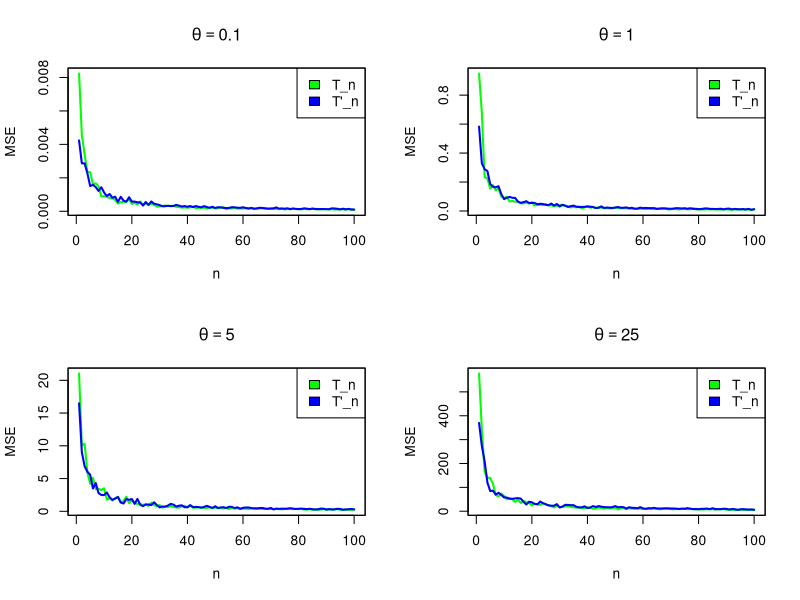
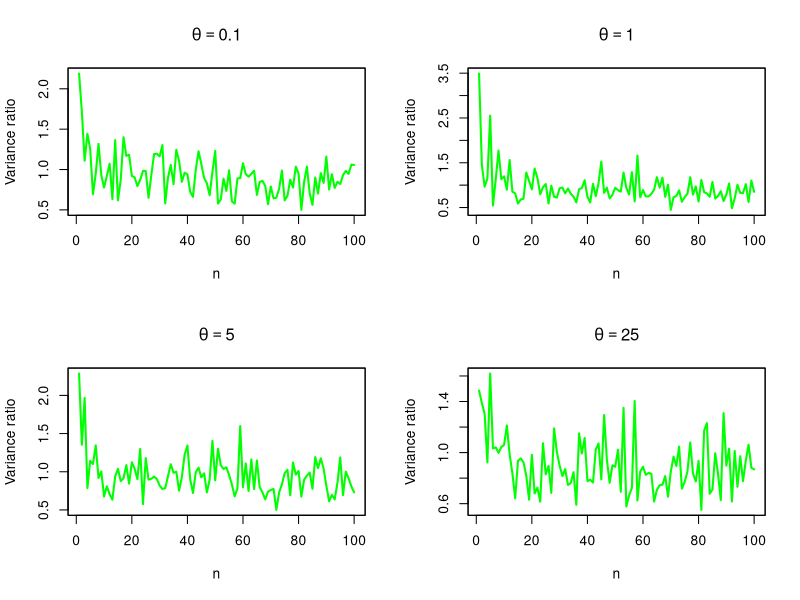
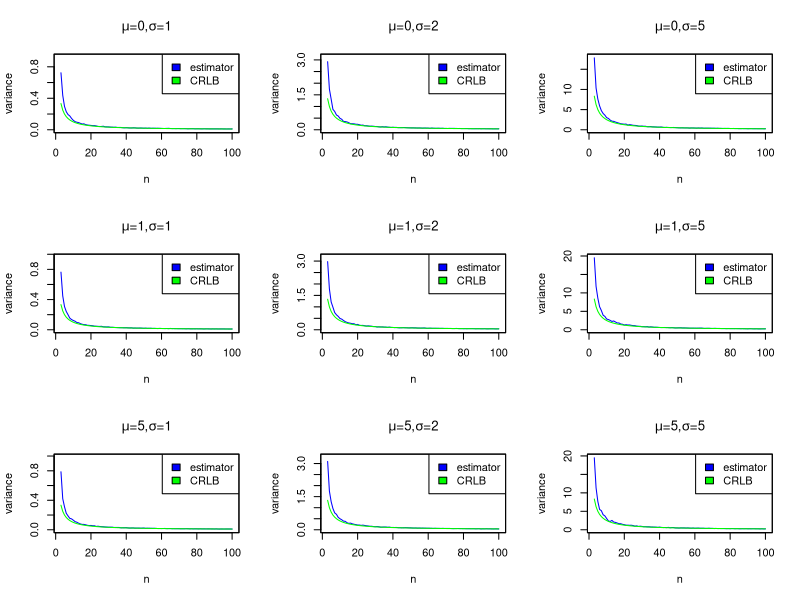
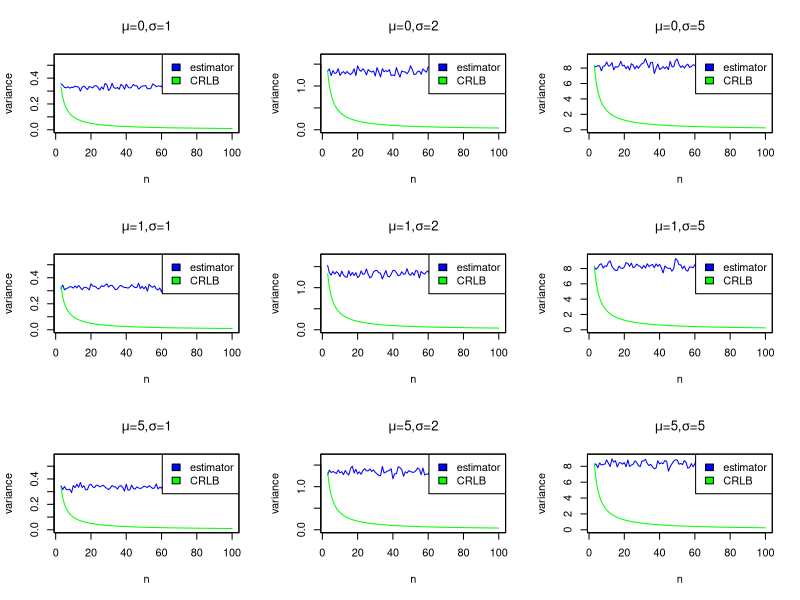
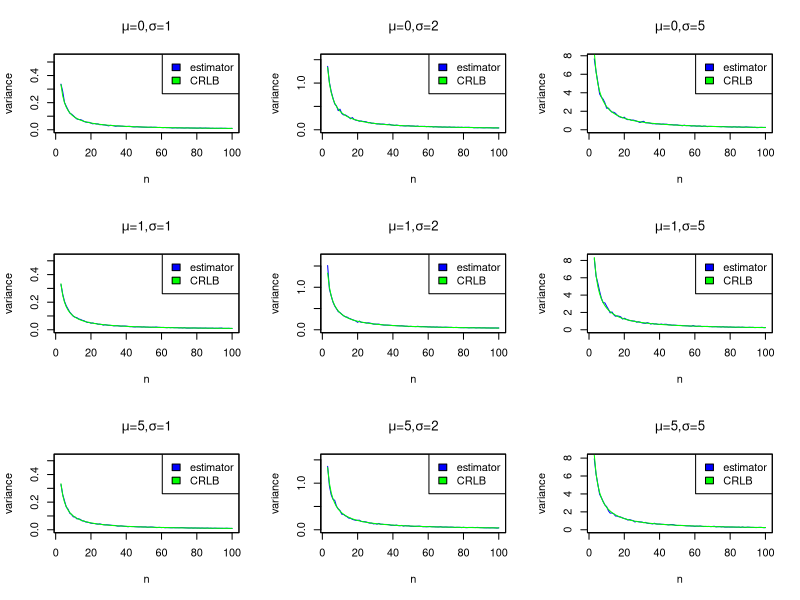

These charts were generated, in order, by the following R code:

# Problem1 / Home Assignment 2 --------------------------------------------

# define variables
set.seed(666)
MC = 100
n = 1:100
theta = c(0.1, 1, 5, 25)

# Part a)
T_n = function(x){
  t = mean(x)
  return(t)
}

Tbar_n = function(x){
  t = sqrt(mean(x^2)/2)
  return(t)
}

# Part b)
MSE = function(x, m){
  bias = mean(x)-m
  var = var(x)
  MSE = bias^2+var
  return(c(bias, var, MSE))
}

# Part c)
path = file.path(getwd(), paste("Problem_1_c.pdf")) #simplified syntax
pdf(file=path)
par(mfrow = c(2,2))
for (i in theta){
  Y1 = c()
  Y2 = c()
  for (j in n){
    #since in R exp dist is defined differently as in formulary for adv stats I therefore
    #we must define parameter as 1/theta and not just simly rate=theta
    X1 = replicate(MC, T_n(x = rexp(j, rate = 1/i)))
    X2 = replicate(MC, Tbar_n(x = rexp(j, rate = 1/i)))
    Y1[j]=MSE(x = X1, m = i)[3] #only third element of mse output function is of interest
    Y2[j]=MSE(x = X2, m = i)[3]
  }
  #bquote is used to display the greek letter for theta//theta is equal to values of i
  plot(n, Y1, col = "green", type = "l", xlab = "n", ylab = "MSE", main = bquote(theta == .(i)), lwd = 2)
  lines(n, Y2, col = "blue", lwd = 2)
  legend("topright", legend = c("T_n", "T'_n"), fill = c("green", "blue"))
  box()
}
dev.off()

# Part d)
path = file.path(getwd(), paste("Problem_1_d.pdf")) #simplified syntax
pdf(file=path)
par(mfrow = c(2,2))
for (i in theta){
  Y1 = c()
  Y2 = c()
  for (j in n){
    #since in R exp dist is defined differently as in formulary for adv stats I therefore
    #we must define parameter as 1/theta and not just simly rate=theta
    X1 = replicate(MC, T_n(x = rexp(j, rate = 1/i)))
    X2 = replicate(MC, Tbar_n(x = rexp(j, rate = 1/i)))
    Y1[j]=MSE(x = X1, m = i)[2] #only third element of mse output function is of interest
    Y2[j]=MSE(x = X2, m = i)[2]
  }
  yratio = Y1/Y2 # To see which estimator has a larger variance for different n
  #bquote is used to display the greek letter for theta//theta is equal to values of i
  plot(n, yratio, col = "green", type = "l", xlab = "n", ylab = "Variance ratio", main = bquote(theta == .(i)), lwd = 2)
  #lines(n, Y2, col = "blue", lwd = 2)
  #legend("topright", legend = c("T_n", "T'_n"), fill = c("green", "blue"))
  box()
}
dev.off()

# Problem 2 ---------------------------------------------------------------

#CRLB is simply sigma^2/n if estimator is unbiased (see P&P Tutorial 3)

# Part a)
estim = function(x){
  mu1 = sum(x)/(length(x)-1)
  mu2 = sum(x[1:3])/3
  mu3 = mean(x)
  return(c(mu1, mu2, mu3))
}

# Part b)
CRLB = function(sigma, m){
  t = sigma^2/m
  return(t)
}

# Part c)
MC = 1000
n = 3:100
mu = c(0, 1, 5)
sigma = c(1, 2, 5)

for (i in 1:3){
  path = file.path(getwd(), paste("Problem_2_", i, ".pdf", sep = ""))
  pdf(file = path)
  par(mfrow = c(3,3))
  for (j in mu){
    for (k in sigma){
      y = c()
      for (l in n){
        y[l-2] = var(replicate(MC, estim(x = rnorm(l, mean = j, sd = k))[i]))
      }
      plot(n,y, type = "l", col = "blue", xlab = "n", ylab = "variance", ylim = c(0, max(y)+0.2),
           main = substitute(paste(mu, "=", u, ",", sigma, "=", v), list(u=j, v=k)))
      lines(n, CRLB(sigma = k, m = n), col = "green")
      legend("topright", legend = c("estimator", "CRLB"), fill = c("blue", "green"))
      box()
    }
  }
  dev.off()
}


